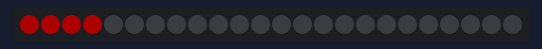
Bench run of a program on a simulated ESP8266 (NodeMCU). On the bench: 24 RGB LEDs in strip order, left to right. Dim RGB values are drawn brighter than linear.

Above: at 0.23 s.
At 4.9 s:
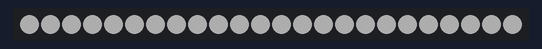
At 13.46 s:
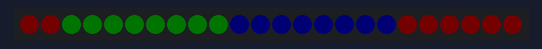
At 14.66 s:
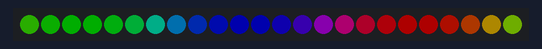
At 15.26 s:
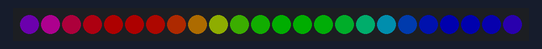
At 15.7 s:
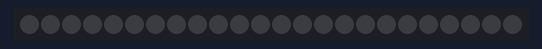

Measured:
- by itself, everything shown: repeats every 18.4 s, in 60 steps
- what the display in image 1 shows lasts 5.3 s, from 4.8 s to 10.1 s
- what the display in image 5 shows lasts 1.1 s, from 15.6 s to 16.7 s

The program:

main.cpp
```cpp
// NeoPixel test program showing use of the WHITE channel for RGBW
// pixels only (won't look correct on regular RGB NeoPixel strips).

#include <Adafruit_NeoPixel.h>
#ifdef __AVR__
 #include <avr/power.h> // Required for 16 MHz Adafruit Trinket
#endif

// Which pin on the Arduino is connected to the NeoPixels?
// On a Trinket or Gemma we suggest changing this to 1:
#define LED_PIN D8

// How many NeoPixels are attached to the Arduino?
#define LED_COUNT  24

// NeoPixel brightness, 0 (min) to 255 (max)
#define BRIGHTNESS 50 // Set BRIGHTNESS to about 1/5 (max = 255)

// Declare our NeoPixel strip object:
Adafruit_NeoPixel strip(LED_COUNT, LED_PIN, NEO_GRBW + NEO_KHZ800);
// Argument 1 = Number of pixels in NeoPixel strip
// Argument 2 = Arduino pin number (most are valid)
// Argument 3 = Pixel type flags, add together as needed:
//   NEO_KHZ800  800 KHz bitstream (most NeoPixel products w/WS2812 LEDs)
//   NEO_KHZ400  400 KHz (classic 'v1' (not v2) FLORA pixels, WS2811 drivers)
//   NEO_GRB     Pixels are wired for GRB bitstream (most NeoPixel products)
//   NEO_RGB     Pixels are wired for RGB bitstream (v1 FLORA pixels, not v2)
//   NEO_RGBW    Pixels are wired for RGBW bitstream (NeoPixel RGBW products)

void rainbowFade2White(int wait, int rainbowLoops, int whiteLoops);
void colorWipe(uint32_t color, int wait);
void whiteOverRainbow(int whiteSpeed, int whiteLength);
void pulseWhite(uint8_t wait);

void setup() {
  // These lines are specifically to support the Adafruit Trinket 5V 16 MHz.
  // Any other board, you can remove this part (but no harm leaving it):
#if defined(__AVR_ATtiny85__) && (F_CPU == 16000000)
  clock_prescale_set(clock_div_1);
#endif
  // END of Trinket-specific code.

  strip.begin();           // INITIALIZE NeoPixel strip object (REQUIRED)
  strip.show();            // Turn OFF all pixels ASAP
  strip.setBrightness(BRIGHTNESS);
}

void loop() {
  // Fill along the length of the strip in various colors...
  colorWipe(strip.Color(255,   0,   0)     , 50); // Red
  colorWipe(strip.Color(  0, 255,   0)     , 50); // Green
  colorWipe(strip.Color(  0,   0, 255)     , 50); // Blue
  colorWipe(strip.Color(  0,   0,   0, 255), 50); // True white (not RGB white)

  whiteOverRainbow(75, 5);

  pulseWhite(5);

  rainbowFade2White(3, 3, 1);
}

// Fill strip pixels one after another with a color. Strip is NOT cleared
// first; anything there will be covered pixel by pixel. Pass in color
// (as a single 'packed' 32-bit value, which you can get by calling
// strip.Color(red, green, blue) as shown in the loop() function above),
// and a delay time (in milliseconds) between pixels.
void colorWipe(uint32_t color, int wait) {
  for(int i=0; i<strip.numPixels(); i++) { // For each pixel in strip...
    strip.setPixelColor(i, color);         //  Set pixel's color (in RAM)
    strip.show();                          //  Update strip to match
    delay(wait);                           //  Pause for a moment
  }
}

void whiteOverRainbow(int whiteSpeed, int whiteLength) {

  if(whiteLength >= strip.numPixels()) whiteLength = strip.numPixels() - 1;

  int      head          = whiteLength - 1;
  int      tail          = 0;
  int      loops         = 3;
  int      loopNum       = 0;
  uint32_t lastTime      = millis();
  uint32_t firstPixelHue = 0;

  for(;;) { // Repeat forever (or until a 'break' or 'return')
    for(int i=0; i<strip.numPixels(); i++) {  // For each pixel in strip...
      if(((i >= tail) && (i <= head)) ||      //  If between head & tail...
         ((tail > head) && ((i >= tail) || (i <= head)))) {
        strip.setPixelColor(i, strip.Color(0, 0, 0, 255)); // Set white
      } else {                                             // else set rainbow
        int pixelHue = firstPixelHue + (i * 65536L / strip.numPixels());
        strip.setPixelColor(i, strip.gamma32(strip.ColorHSV(pixelHue)));
      }
    }

    strip.show(); // Update strip with new contents
    // There's no delay here, it just runs full-tilt until the timer and
    // counter combination below runs out.

    firstPixelHue += 40; // Advance just a little along the color wheel

    if((millis() - lastTime) > whiteSpeed) { // Time to update head/tail?
      if(++head >= strip.numPixels()) {      // Advance head, wrap around
        head = 0;
        if(++loopNum >= loops) return;
      }
      if(++tail >= strip.numPixels()) {      // Advance tail, wrap around
        tail = 0;
      }
      lastTime = millis();                   // Save time of last movement
    }
  }
}

void pulseWhite(uint8_t wait) {
  for(int j=0; j<256; j++) { // Ramp up from 0 to 255
    // Fill entire strip with white at gamma-corrected brightness level 'j':
    strip.fill(strip.Color(0, 0, 0, strip.gamma8(j)));
    strip.show();
    delay(wait);
  }

  for(int j=255; j>=0; j--) { // Ramp down from 255 to 0
    strip.fill(strip.Color(0, 0, 0, strip.gamma8(j)));
    strip.show();
    delay(wait);
  }
}

void rainbowFade2White(int wait, int rainbowLoops, int whiteLoops) {
  int fadeVal=0, fadeMax=100;

  // Hue of first pixel runs 'rainbowLoops' complete loops through the color
  // wheel. Color wheel has a range of 65536 but it's OK if we roll over, so
  // just count from 0 to rainbowLoops*65536, using steps of 256 so we
  // advance around the wheel at a decent clip.
  for(uint32_t firstPixelHue = 0; firstPixelHue < rainbowLoops*65536;
    firstPixelHue += 256) {

    for(int i=0; i<strip.numPixels(); i++) { // For each pixel in strip...

      // Offset pixel hue by an amount to make one full revolution of the
      // color wheel (range of 65536) along the length of the strip
      // (strip.numPixels() steps):
      uint32_t pixelHue = firstPixelHue + (i * 65536L / strip.numPixels());

      // strip.ColorHSV() can take 1 or 3 arguments: a hue (0 to 65535) or
      // optionally add saturation and value (brightness) (each 0 to 255).
      // Here we're using just the three-argument variant, though the
      // second value (saturation) is a constant 255.
      strip.setPixelColor(i, strip.gamma32(strip.ColorHSV(pixelHue, 255,
        255 * fadeVal / fadeMax)));
    }

    strip.show();
    delay(wait);

    if(firstPixelHue < 65536) {                              // First loop,
      if(fadeVal < fadeMax) fadeVal++;                       // fade in
    } else if(firstPixelHue >= ((rainbowLoops-1) * 65536)) { // Last loop,
      if(fadeVal > 0) fadeVal--;                             // fade out
    } else {
      fadeVal = fadeMax; // Interim loop, make sure fade is at max
    }
  }

  for(int k=0; k<whiteLoops; k++) {
    for(int j=0; j<256; j++) { // Ramp up 0 to 255
      // Fill entire strip with white at gamma-corrected brightness level 'j':
      strip.fill(strip.Color(0, 0, 0, strip.gamma8(j)));
      strip.show();
    }
    delay(1000); // Pause 1 second
    for(int j=255; j>=0; j--) { // Ramp down 255 to 0
      strip.fill(strip.Color(0, 0, 0, strip.gamma8(j)));
      strip.show();
    }
  }

  delay(500); // Pause 1/2 second
}
```
